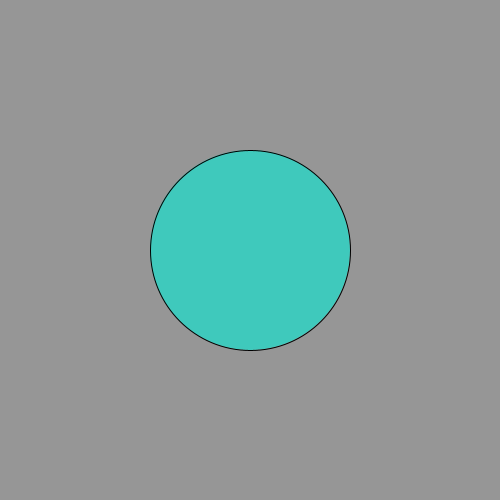
Frame 1 (no input)
Frame 60 (the mouse pressed at the canvas centre just before this capture): identical to frame 1, image omitted
Frame 120 (the mouse held since frame 60 and released just before this capture): identical to frame 1, image omitted

The Processing sketch that drew this single still picture (run headless with seeded random() and noise(); from frame 60 on, the mouse is pressed at the canvas centre):

// Processing sketch: gabrielas08e00
// ── gabrielas08e00.pde
int [] nume = new int [3];
color [] colr = new color [4];

color turqueza = color(63, 201, 188);                                                 // Se le da valor al color turqueza
color blanco = color(255);                                                       // Se le da valor al color blanco
color verde = color(159, 229, 125);                                                    // Se le da valor al color verde
color negro = color(0);         

int numeroequis, colorestotal;

void setup() {
  size(500, 500);
  noFill();
  nume [0] = 200;
  nume [1] = 150; 
  nume [2] = 350; 

  colr[0] = turqueza;
  colr[1] = verde;
  colr[2] = negro;
  colr[3] = blanco;

  println(numeroequis);
  println(colorestotal);
}


void draw() {
  background(150);
  fill(colr[colorestotal]);
  ellipse(250, 250, nume [numeroequis], nume [numeroequis] );
}

void keyPressed() {
  numeroequis = (int)random(nume.length);
  colorestotal = (color)random(colr.length);
  println(numeroequis);
  println(colorestotal);
}
